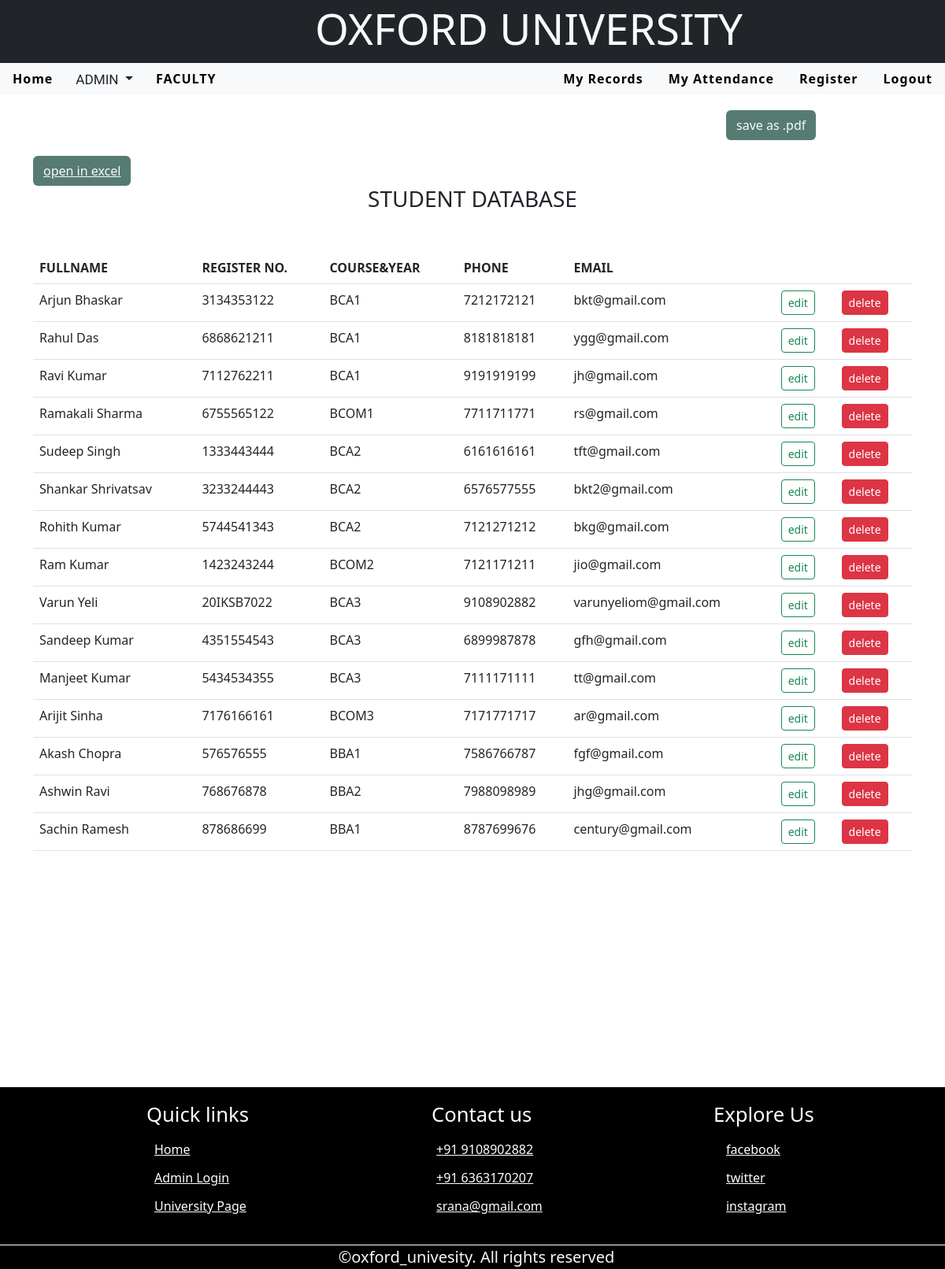
Page /allattendance on the committed database.
### attendance/models.py (models this page shows)
class Attendance(models.Model):
    fullname = models.CharField(max_length=100)
    phone    = models.CharField(max_length=100)
    email    = models.CharField(max_length=100)
    username = models.CharField(max_length=100)
    password = models.CharField(max_length=100)
    attendances=models.CharField(max_length=100)
    regnum=models.CharField(max_length=100)
    classesheld=models.CharField(max_length=100)
    courseandyear=models.CharField(max_length=100)
    date=models.CharField(max_length=100)
    status=models.CharField(max_length=100)
    sem1sub1=models.CharField(max_length=100)
    sem1sub2=models.CharField(max_length=100)
    sem1sub3=models.CharField(max_length=100)
    sem1sub4=models.CharField(max_length=100)
    sem2sub1=models.CharField(max_length=100)
    sem2sub2=models.CharField(max_length=100)
    sem2sub3=models.CharField(max_length=100)
    sem2sub4=models.CharField(max_length=100)
    sem1sub1att=models.IntegerField(default=0)
    sem1sub1held=models.IntegerField(default=0)
    sem1sub2att=models.IntegerField(default=0)
    sem1sub2held=models.IntegerField(default=0)
    sem1sub3att=models.IntegerField(default=0)
    sem1sub3held=models.IntegerField(default=0)
    sem1sub4att=models.IntegerField(default=0)
    sem1sub4held=models.IntegerField(default=0)
    sem2sub1att=models.IntegerField(default=0)
    sem2sub1held=models.IntegerField(default=0)
    sem2sub2att=models.IntegerField(default=0)
    sem2sub2held=models.IntegerField(default=0)
    sem2sub3att=models.IntegerField(default=0)
    sem2sub3held=models.IntegerField(default=0)
    sem2sub4att=models.IntegerField(default=0)
    sem2sub4held=models.IntegerField(default=0)

### attendance/views.py (the view)
# urls.py: path("allattendance" , views.allattendance, name ="showallattendancedetails"),
def allattendance(request):
    std=Attendance.objects.all()
    return render(request, "attendance/allattendance.html",{"allstudents":std})

### attendance/templates/attendance/allattendance.html (shortened to what this page needs)
{% extends "base.html" %}
{% block maincenter %}
<button class="btn download text-light" style="margin-left: 880px; margin-top: 20px; background-color: rgba(72, 112, 104, 0.922);">save as .pdf</button>
<button class="btn text-light" style="margin-top: 20px; background-color: rgba(72, 112, 104, 0.922);"><a class="text-light" href="{% url 'studentdbexcel' %}">open in excel</a></button>
<div class="table">
  <h3 class="text-dark text-center">STUDENT DATABASE</h3>
<table class="table" style="margin-top: 50px;">
  <thead>
    <tr>
      <th scope="col">FULLNAME</th>
      <th scope="col">REGISTER NO.</th>
      <th scope="col">COURSE&YEAR</th>
      <th scope="col">PHONE</th>
      <th scope="col">EMAIL</th>
    </tr>
  </thead>
  {% if allstudents %}
  {% for eachstudent in allstudents %}
  <tbody>
    <tr>
      <td>{{eachstudent.fullname}}</td>
      <td>{{eachstudent.regnum}}</td>
      <td>{{eachstudent.courseandyear}}</td>
      <td>{{eachstudent.phone}}</td>
      <td>{{eachstudent.email}}</td>
      <td><a href="{% url 'updateattendance' eachstudent.id %}" class="btn btn-sm btn-outline-success">edit</a></td>
      <td><a href="{% url 'deletestudent' eachstudent.id %}" class="btn btn-sm btn-danger">delete</a></td>
    </tr>
    <tbody>
      {% endfor %}
      {% endif %}
</table>
</div>
{% endblock maincenter %}

### templates/base.html (shortened to what this page needs)
<!doctype html>
<html lang="en">
  <head>
    <link href="https://cdn.jsdelivr.net/npm/bootstrap@5.3.0-alpha3/dist/css/bootstrap.min.css" rel="stylesheet">
  </head>
  <body>
    <nav class="navbar navbar-expand-lg bg-dark" style="height: 80px;">
      <h3 class="text-light"  style="margin-left: 400px; font-size: 55px;">OXFORD UNIVERSITY</h3>
    </nav>
      {% include "navbar.html" %}
      <div class="container">
      {% block maincenter %}
      {% endblock maincenter %}
      </div>
        <section class="footer" id="footer" style="margin-top: 300px; height: 200px;">
       <div class="box-container">
       <div class="box text-white" style="margin-top: 20px; margin-left: 180px;">
       <h3 style="margin-left: 6px;">Quick links</h3>
        <a href="{% url 'home' %}"> <i class="fas fa-arrow-right ia"></i> Home </a>
        <a href="#"> <i class="fas fa-arrow-right ia"></i> Admin Login </a>
        <a href="#"> <i class="fas fa-arrow-right ia"></i> University Page </a>
              </div>
              <div class="box" style="margin-top: 20px; margin-left: 130px;">
                  <h3 style="margin-left: 10px;">Contact us</h3>
                  <a href="#"> <i class="fas fa-phone ia"></i> +91 9108902882 </a>
                  <a href="#"> <i class="fas fa-phone ia"></i> +91 6363170207 </a>
                  <a href="#"> <i class="fas fa-envelope ia"></i>srana@gmail.com</a>
              </div>
              <div class="box" style="margin-top: 20px; margin-left: 90px;">
                  <h3>Explore Us</h3>
                  <a href="#" target="_blank"> <i class="fab fa-facebook-f ia"></i> facebook </a>
                  <a href="#" target="_blank"> <i class="fab fa-twitter ia"></i> twitter </a>
                  <a href="#" target="_blank"> <i class="fab fa-instagram ia"></i> instagram </a>
              </div>
          </div>
          <div class="col-sm-12" style="background-color: black; margin-top: 35px; font-size: 20px;">
              <div class="footer-copy">
                  <p class="text-light text-center" style="margin-left: 10px;">&copy;oxford_univesity.  All rights reserved</p>
              </div>
              </div>
      </section>
  </body>
</html>

### templates/navbar.html (shortened to what this page needs)
<div class="d-flex justify-content-between bg-light">
    <ul class="nav">
      <li class="nav-item">
        <a class="nav-link" href="{% url 'home' %}">Home</a>
      </li>
        <div class="dropdown">
          <button style="font: 1.07em 'Roboto',sans-serif; margin-top: 3.5px; text-transform: capitalize;" class="btn nav-item btn-secondary dropdown-toggle btn-outline-light bg-light text-dark" type="button" data-bs-toggle="dropdown" aria-expanded="false">
          ADMIN
          </button>
        </div>
        <li class="nav-item">
          <a class="nav-link" href="{% url 'facultylogin' %}">FACULTY</a>
        </li>
    </ul>
      <ul class="nav justify-content-end">
        <li class="nav-item">
          <a class="nav-link" href="{% url 'myrec' %}">My Records</a>
        </li>
        <li class="nav-item">
          <a class="nav-link" href="{% url 'regbox'  %}">My Attendance</a>
        </li>
        <li class="nav-item">
          <a class="nav-link" href="{% url 'registrationpage' %}">Register</a>
        </li>
        <li class="nav-item">
          <a class="nav-link" href="{% url 'home' %}">Logout</a>
        </li>
      </ul>
</div>

### templates/base.html (style rules this page uses)
*, *:after, *:before { -webkit-box-sizing: border-box; box-sizing: border-box; margin: 0; padding: 0; }
:root { --primary-color:black; --secondary-color:#635b59; --third-color:#f98169; --white-color:#fff; --text-colour: #555; --text-gray:#999; --black-color:#000; --primary-font:'Roboto',sans-serif; --secondary-font:'Quicksand',sans-serif; }
html { scroll-behavior: smooth; }
.nav-link { font-size: 1.0000rem; font-weight: 600; text-transform:capitalize; color:var(--primary-color); letter-spacing: 1px; }
.footer { background: var(--primary-color); }
.footer a i { font-size: 1.5rem; color: var(--white-color); padding: 0 1rem; }
.footer { background: var(--primary-color); padding-bottom: 2rem; }
.footer .box-container { display: grid; grid-template-columns: repeat(auto-fit, minmax(15rem, 0.4fr)); gap: 1.5rem; }
.footer .box-container .box h3 { font-size: 1.6rem; padding: 0rem 0; color: var(--white-color); }
.footer .box-container .box a { display: block; font-size: 1rem; padding: 0rem; color: var(--white-color); }
.footer .box-container .box a i { padding-right: 0rem; color: var(--white-color); }

### rows in the picture
Attendance: fullname "Arjun Bhaskar", regnum "3134353122", courseandyear "BCA1", phone "7212172121", email "bkt@gmail.com"
Attendance: fullname "Rahul Das", regnum "6868621211", courseandyear "BCA1", phone "8181818181", email "ygg@gmail.com"
Attendance: fullname "Ravi Kumar", regnum "7112762211", courseandyear "BCA1", phone "9191919199", email "jh@gmail.com"
Attendance: fullname "Ramakali Sharma", regnum "6755565122", courseandyear "BCOM1", phone "7711711771", email "rs@gmail.com"
Attendance: fullname "Sudeep Singh", regnum "1333443444", courseandyear "BCA2", phone "6161616161", email "tft@gmail.com"
Attendance: fullname "Shankar Shrivatsav", regnum "3233244443", courseandyear "BCA2", phone "6576577555", email "bkt2@gmail.com"
Attendance: fullname "Rohith Kumar", regnum "5744541343", courseandyear "BCA2", phone "7121271212", email "bkg@gmail.com"
Attendance: fullname "Ram Kumar", regnum "1423243244", courseandyear "BCOM2", phone "7121171211", email "jio@gmail.com"
Attendance: fullname "Varun Yeli", regnum "20IKSB7022", courseandyear "BCA3", phone "9108902882", email "varunyeliom@gmail.com"
Attendance: fullname "Sandeep Kumar", regnum "4351554543", courseandyear "BCA3", phone "6899987878", email "gfh@gmail.com"
Attendance: fullname "Manjeet Kumar", regnum "5434534355", courseandyear "BCA3", phone "7111171111", email "tt@gmail.com"
Attendance: fullname "Arijit Sinha", regnum "7176166161", courseandyear "BCOM3", phone "7171771717", email "ar@gmail.com"
Attendance: fullname "Akash Chopra", regnum "576576555", courseandyear "BBA1", phone "7586766787", email "fgf@gmail.com"
Attendance: fullname "Ashwin Ravi", regnum "768676878", courseandyear "BBA2", phone "7988098989", email "jhg@gmail.com"
Attendance: fullname "Sachin Ramesh", regnum "878686699", courseandyear "BBA1", phone "8787699676", email "century@gmail.com"
